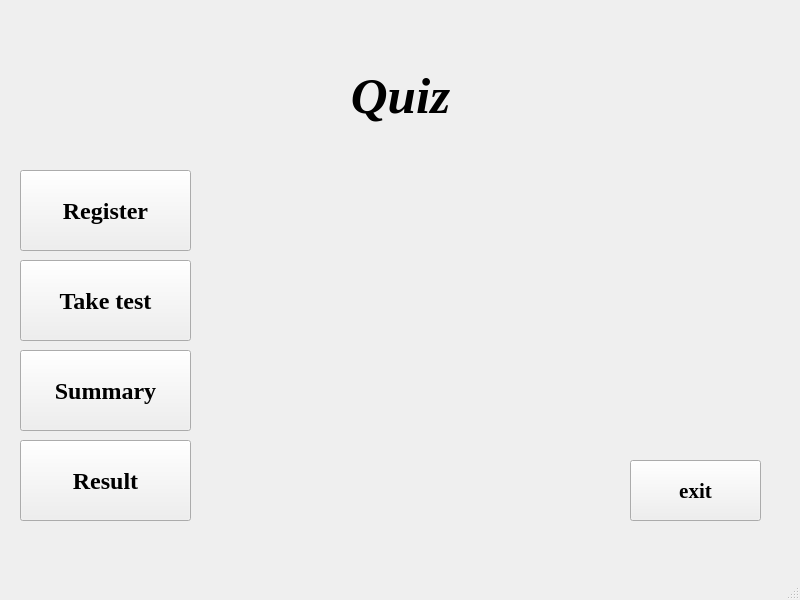
<?xml version="1.0" encoding="UTF-8"?>
<ui version="4.0">
 <class>Menu</class>
 <widget class="QMainWindow" name="Menu">
  <property name="geometry">
   <rect>
    <x>0</x>
    <y>0</y>
    <width>800</width>
    <height>600</height>
   </rect>
  </property>
  <property name="windowTitle">
   <string>Menu</string>
  </property>
  <widget class="QWidget" name="centralwidget">
   <widget class="QPushButton" name="B_reg">
    <property name="geometry">
     <rect>
      <x>20</x>
      <y>170</y>
      <width>171</width>
      <height>81</height>
     </rect>
    </property>
    <property name="sizePolicy">
     <sizepolicy hsizetype="Minimum" vsizetype="Fixed">
      <horstretch>0</horstretch>
      <verstretch>0</verstretch>
     </sizepolicy>
    </property>
    <property name="font">
     <font>
      <family>Times New Roman</family>
      <pointsize>18</pointsize>
      <weight>75</weight>
      <bold>true</bold>
     </font>
    </property>
    <property name="cursor">
     <cursorShape>PointingHandCursor</cursorShape>
    </property>
    <property name="mouseTracking">
     <bool>false</bool>
    </property>
    <property name="toolTip">
     <string>A new user? register here</string>
    </property>
    <property name="text">
     <string>Register</string>
    </property>
   </widget>
   <widget class="QPushButton" name="B_result">
    <property name="geometry">
     <rect>
      <x>20</x>
      <y>440</y>
      <width>171</width>
      <height>81</height>
     </rect>
    </property>
    <property name="font">
     <font>
      <family>Times New Roman</family>
      <pointsize>18</pointsize>
      <weight>75</weight>
      <bold>true</bold>
     </font>
    </property>
    <property name="cursor">
     <cursorShape>PointingHandCursor</cursorShape>
    </property>
    <property name="toolTip">
     <string>View your results</string>
    </property>
    <property name="text">
     <string>Result</string>
    </property>
   </widget>
   <widget class="QPushButton" name="B_summary">
    <property name="geometry">
     <rect>
      <x>20</x>
      <y>350</y>
      <width>171</width>
      <height>81</height>
     </rect>
    </property>
    <property name="font">
     <font>
      <family>Times New Roman</family>
      <pointsize>18</pointsize>
      <weight>75</weight>
      <bold>true</bold>
     </font>
    </property>
    <property name="cursor">
     <cursorShape>PointingHandCursor</cursorShape>
    </property>
    <property name="toolTip">
     <string>Only for admins!</string>
    </property>
    <property name="text">
     <string>Summary</string>
    </property>
   </widget>
   <widget class="QPushButton" name="B_test">
    <property name="geometry">
     <rect>
      <x>20</x>
      <y>260</y>
      <width>171</width>
      <height>81</height>
     </rect>
    </property>
    <property name="font">
     <font>
      <family>Times New Roman</family>
      <pointsize>18</pointsize>
      <weight>75</weight>
      <bold>true</bold>
     </font>
    </property>
    <property name="cursor">
     <cursorShape>PointingHandCursor</cursorShape>
    </property>
    <property name="toolTip">
     <string>Wanna try?</string>
    </property>
    <property name="text">
     <string>Take test</string>
    </property>
   </widget>
   <widget class="QPushButton" name="B_exit">
    <property name="geometry">
     <rect>
      <x>630</x>
      <y>460</y>
      <width>131</width>
      <height>61</height>
     </rect>
    </property>
    <property name="font">
     <font>
      <family>Times New Roman</family>
      <pointsize>16</pointsize>
      <weight>75</weight>
      <bold>true</bold>
     </font>
    </property>
    <property name="cursor">
     <cursorShape>PointingHandCursor</cursorShape>
    </property>
    <property name="text">
     <string>exit</string>
    </property>
   </widget>
   <widget class="QLabel" name="L_quiz">
    <property name="geometry">
     <rect>
      <x>200</x>
      <y>0</y>
      <width>401</width>
      <height>191</height>
     </rect>
    </property>
    <property name="font">
     <font>
      <family>Times New Roman</family>
      <pointsize>38</pointsize>
      <weight>75</weight>
      <italic>true</italic>
      <bold>true</bold>
      <underline>false</underline>
     </font>
    </property>
    <property name="layoutDirection">
     <enum>Qt::LeftToRight</enum>
    </property>
    <property name="text">
     <string>Quiz</string>
    </property>
    <property name="scaledContents">
     <bool>true</bool>
    </property>
    <property name="alignment">
     <set>Qt::AlignCenter</set>
    </property>
   </widget>
   <widget class="QLabel" name="bg_image">
    <property name="geometry">
     <rect>
      <x>10</x>
      <y>0</y>
      <width>781</width>
      <height>571</height>
     </rect>
    </property>
    <property name="text">
     <string/>
    </property>
    <property name="pixmap">
     <pixmap>background.jpg</pixmap>
    </property>
    <property name="scaledContents">
     <bool>true</bool>
    </property>
   </widget>
   <zorder>bg_image</zorder>
   <zorder>B_reg</zorder>
   <zorder>B_result</zorder>
   <zorder>B_summary</zorder>
   <zorder>B_test</zorder>
   <zorder>B_exit</zorder>
   <zorder>L_quiz</zorder>
  </widget>
  <widget class="QMenuBar" name="menubar">
   <property name="geometry">
    <rect>
     <x>0</x>
     <y>0</y>
     <width>800</width>
     <height>26</height>
    </rect>
   </property>
  </widget>
  <widget class="QStatusBar" name="statusbar"/>
 </widget>
 <resources/>
 <connections/>
</ui>
